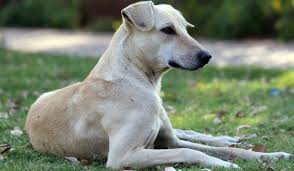
#> input picture lab2/dog.jpg, 294 x 171 px
$ jupyter execute 2_1.ipynb   (older library calls are emulated)
#> lines starting #> are read from the running program, lines starting #| are printed output that depends on the picture; after the words box and inside, x2 and y2 are one past the last pixel; in counts of white or black regions, pixels touching at a corner belong together
[cell 1]
# 1. use sober filter to detech horizontal edges,vertical edges and both edges.
# 2. same question using canny filter
# 3. explore an use of log(Laplacian of gausiaan  )
# 4. explore an use of harris corner detection
# 5. explore an use of SIFT(scale invariant feature Transformation)
# 6. apply various filter bank to detect texture in the image
# 7. assuming that your task is to classify images into 3 classes :
# 	extract features from the image using various feature extraction technique.

[cell 2]
import cv2
import numpy as np
import matplotlib.pyplot as plt

[cell 3]
# Load the image
image = cv2.imread('dog.jpg', cv2.IMREAD_GRAYSCALE)
#> image: shape (171, 294); min 0, max 255, mean 125.5

[cell 4]
# Apply Sobel filter
sobel_x = cv2.Sobel(image, cv2.CV_64F, 1, 0, ksize=3)  # Horizontal edges
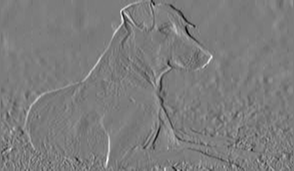
#> sobel_x: shape (171, 294) float64; min -718, max 749, mean 0.5; drawn with min black and max white
sobel_y = cv2.Sobel(image, cv2.CV_64F, 0, 1, ksize=3)  # Vertical edges
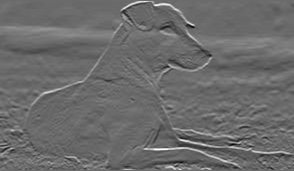
#> sobel_y: shape (171, 294) float64; min -631, max 867, mean 2.3; drawn with min black and max white
sobel_combined = cv2.magnitude(sobel_x, sobel_y)  # Magnitude of both edges
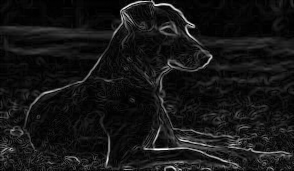
#> sobel_combined: shape (171, 294) float64; min 0, max 868.5, mean 75.6; drawn with min black and max white

[cell 5]
# Plot the results
plt.figure(figsize=(20, 10))
plt.subplot(1, 3, 1), plt.imshow(sobel_x, cmap='gray'), plt.title('Horizontal Edges')
plt.subplot(1, 3, 2), plt.imshow(sobel_y, cmap='gray'), plt.title('Vertical Edges')
plt.subplot(1, 3, 3), plt.imshow(sobel_combined, cmap='gray'), plt.title('Both Edges')
plt.show()

[cell 6]
# Apply Canny edge detection
canny_edges = cv2.Canny(image, 100, 200)
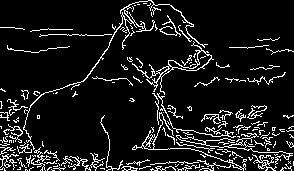
#> canny_edges: shape (171, 294); 10% white in thin lines or dots

# Plot the result
plt.imshow(canny_edges, cmap='gray')
plt.title('Canny Edge Detection')
plt.show()

[cell 7]
# Apply Gaussian Blur
blurred = cv2.GaussianBlur(image, (3, 3), 0)

# Apply Laplacian operator
log_edges = cv2.Laplacian(blurred, cv2.CV_64F)
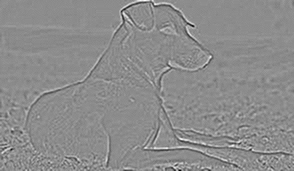
#> log_edges: shape (171, 294) float64; min -118, max 96, mean 0; drawn with min black and max white

# Plot the result
plt.imshow(log_edges, cmap='gray')
plt.title('Laplacian of Gaussian')
plt.show()

[cell 8]
# Convert to float32 for Harris corner detection
gray = np.float32(image)

# Apply Harris corner detection
harris_corners = cv2.cornerHarris(gray, 2, 3, 0.04)

# Dilate to mark the corners
harris_corners = cv2.dilate(harris_corners, None)
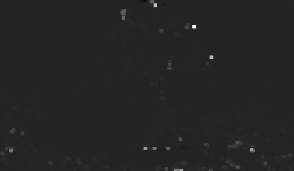
#> harris_corners: shape (171, 294) float32; min -7216509, max 44179016, mean 158753; drawn with min black and max white

# Mark corners in red on the original image
image_harris = cv2.imread('dog.jpg')
#> image_harris is the input picture: shape (171, 294, 3); mean B, G, R 112.7, 130.9, 119.9
image_harris[harris_corners > 0.01 * harris_corners.max()] = [0, 0, 255]
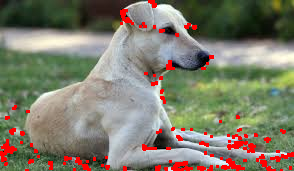
#> image_harris: shape (171, 294, 3); 4.8% of pixels changed, all inside (x1, y1, x2, y2) = (0, 0, 294, 171)

# Show result
plt.imshow(cv2.cvtColor(image_harris, cv2.COLOR_BGR2RGB))
plt.title('Harris Corner Detection')
plt.show()

[cell 9]
# Initialize SIFT detector
sift = cv2.SIFT_create()

# Detect keypoints and descriptors
keypoints, descriptors = sift.detectAndCompute(image, None)
#> keypoints = 347 keypoints; strongest (x, y, size): (169, 30, 8.2), (162, 141, 11.7), (203, 59, 8.8), (232, 146, 2.1)

# Draw keypoints
image_sift = cv2.drawKeypoints(image, keypoints, None)
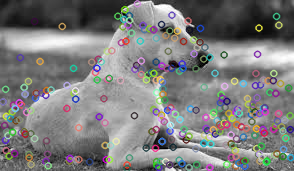
#> image_sift: shape (171, 294, 3); mean of channels 0, 1, 2 125.4, 125.3, 125.4; drawn as B, G, R

# Show result
plt.imshow(image_sift, cmap='gray')
plt.title('SIFT Feature Detection')
plt.show()

[cell 10]
from skimage.filters import gabor

# Apply Gabor filters with different orientations and frequencies
filtered_images = []
for theta in [0, np.pi/4, np.pi/2, 3*np.pi/4]:  # Different angles
    gabor_filtered, _ = gabor(image, frequency=0.6, theta=theta)
    filtered_images.append(gabor_filtered)
#> after the loop, filtered_images = 4 items

# Plot results
plt.figure(figsize=(10, 5))
for i, filtered_img in enumerate(filtered_images):
    plt.subplot(1, 4, i+1)
    plt.imshow(filtered_img, cmap='gray')
    plt.title(f'Gabor Filter {i}')
#> this loop made 4 passes
plt.show()
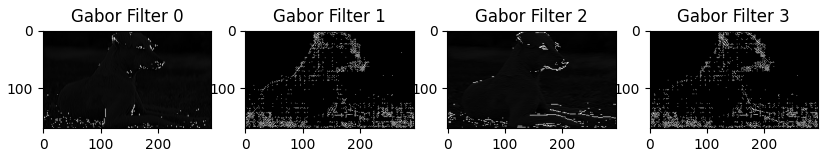
#> figure drawn by matplotlib, 4 panels

[cell 11]
# Feature Extraction using Histogram of Oriented Gradients (HOG)
from skimage.feature import hog

# Compute HOG features
hog_features, hog_image = hog(image, pixels_per_cell=(8, 8), cells_per_block=(2, 2), visualize=True)
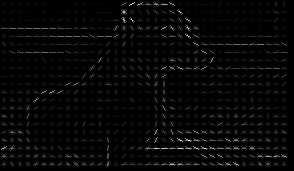
#> hog_image: shape (171, 294) float64; min 0, max 69.05, mean 1.9; drawn with min black and max white

# Feature Extraction using SIFT
sift = cv2.SIFT_create()
keypoints, descriptors = sift.detectAndCompute(image, None)

# Feature Extraction using Gabor Filters
gabor_features, _ = gabor(image, frequency=0.6)

# Concatenating feature vectors for classification
features = np.hstack([hog_features, descriptors.flatten()[:100], gabor_features.flatten()[:100]])

# Print feature shape
print("Feature vector shape:", features.shape)
#| Feature vector shape: (25400,)
